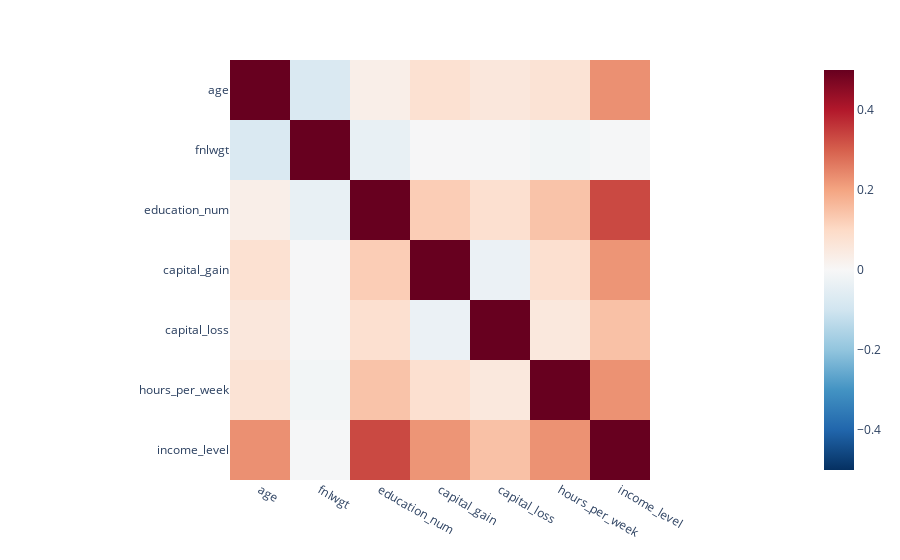

The notebook cell saved with this chart:
### Markdown cell above
##### Korelacje

### Code cell
fig_corr = px.imshow(census_df.corr(), color_continuous_scale='RdBu_r', range_color=(-0.5,0.5))
fig_corr.show()

### Figure 1 — Plotly figure (JSON) as saved in the notebook; plotly's stock layout.template omitted (floating-point values rounded to 4 significant figures)
{"data": [{"coloraxis": "coloraxis", "hovertemplate": "x: %{x}<br>y: %{y}<br>color: %{z}<extra></extra>", "name": "0", "type": "heatmap", "x": ["age", "fnlwgt", "education_num", "capital_gain", "capital_loss", "hours_per_week", "income_level"], "xaxis": "x", "y": ["age", "fnlwgt", "education_num", "capital_gain", "capital_loss", "hours_per_week", "income_level"], "yaxis": "y", "z": [[1, -0.07663, 0.03094, 0.07723, 0.05694, 0.07156, 0.2304], [-0.07663, 1, -0.03876, -0.003706, -0.004366, -0.01352, -0.006339], [0.03094, -0.03876, 1, 0.1251, 0.08097, 0.1437, 0.3326], [0.07723, -0.003706, 0.1251, 1, -0.03144, 0.08216, 0.223], [0.05694, -0.004366, 0.08097, -0.03144, 1, 0.05447, 0.1476], [0.07156, -0.01352, 0.1437, 0.08216, 0.05447, 1, 0.2277], [0.2304, -0.006339, 0.3326, 0.223, 0.1476, 0.2277, 1]]}], "layout": {"coloraxis": {"cmax": 0.5, "cmin": -0.5, "colorscale": [[0, "rgb(5,48,97)"], [0.1, "rgb(33,102,172)"], [0.2, "rgb(67,147,195)"], [0.3, "rgb(146,197,222)"], [0.4, "rgb(209,229,240)"], [0.5, "rgb(247,247,247)"], [0.6, "rgb(253,219,199)"], [0.7, "rgb(244,165,130)"], [0.8, "rgb(214,96,77)"], [0.9, "rgb(178,24,43)"], [1, "rgb(103,0,31)"]]}, "margin": {"t": 60}, "xaxis": {"anchor": "y", "constrain": "domain", "domain": [0, 1], "scaleanchor": "y"}, "yaxis": {"anchor": "x", "autorange": "reversed", "constrain": "domain", "domain": [0, 1]}}}
